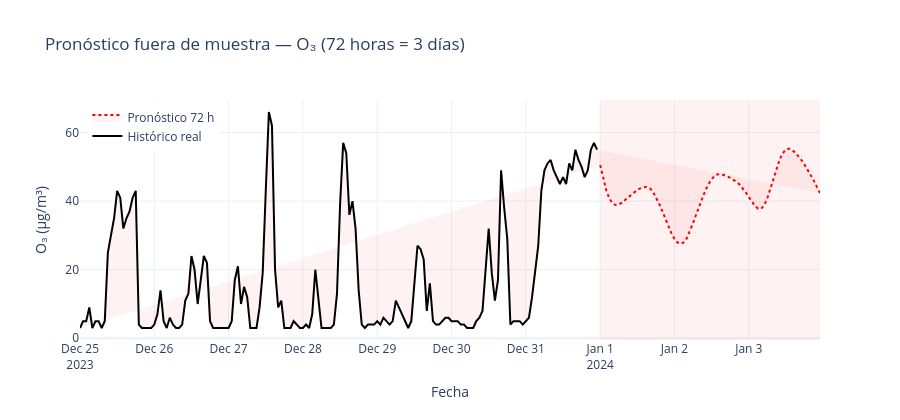

Notebook code for this chart:
### Code cell
# ── Pronóstico fuera de muestra (función corregida) ───────────────────────────
def pronostico_futuro(modelo, data_sc: np.ndarray, lags: int,
                      pasos: int, scaler, index_original) -> pd.DataFrame:
    """
    Pronóstico autoregresivo: usa cada predicción como entrada del siguiente paso.
    Adecuado para visualizar el comportamiento del modelo más allá del test.

    NOTA: el error se acumula con cada paso (error compounding).
    Para pronósticos largos, preferir el enfoque directo (Dense(steps)).
    """
    secuencia = data_sc[-lags:].reshape(1, lags, 1).copy()
    preds = []
    for _ in range(pasos):
        p = modelo.predict(secuencia, verbose=0)[0, 0]
        preds.append(p)
        secuencia = np.roll(secuencia, -1, axis=1)
        secuencia[0, -1, 0] = p

    preds_real = scaler.inverse_transform(
        np.array(preds).reshape(-1, 1)
    ).flatten()

    freq_str = 'h'
    fechas = pd.date_range(
        start=index_original[-1] + pd.Timedelta(hours=1),
        periods=pasos,
        freq=freq_str
    )
    return pd.DataFrame({'Pronostico_O3': preds_real}, index=fechas)


df_forecast = pronostico_futuro(
    model_lstm, test_sc, lags=LAGS, pasos=72,   # 72 h = 3 días
    scaler=scaler_uni, index_original=test_serie.index
)

# Combinar con datos reales recientes para contexto
ultimas_reales = test_serie.tail(7 * 24)   # última semana real

fig = go.Figure()
fig.add_trace(go.Scatter(
    x=ultimas_reales.index, y=ultimas_reales['o3'],
    name='Histórico real', line=dict(color='black', width=2)
))
fig.add_trace(go.Scatter(
    x=df_forecast.index, y=df_forecast['Pronostico_O3'],
    name='Pronóstico 72 h', line=dict(color='red', width=2, dash='dot'),
    fill='tonexty', fillcolor='rgba(255,0,0,0.05)'
))
fig.add_vrect(
    x0=df_forecast.index[0], x1=df_forecast.index[-1],
    fillcolor='red', opacity=0.05, line_width=0
)
fig.update_layout(
    title='Pronóstico fuera de muestra — O₃ (72 horas = 3 días)',
    xaxis_title='Fecha', yaxis_title='O₃ (µg/m³)',
    template='plotly_white', height=420, legend=dict(x=0.01, y=0.99)
)
fig.show()

### Figure 1 — Plotly figure (JSON) as saved in the notebook; plotly's stock layout.template omitted (floating-point values rounded to 4 significant figures; data arrays with more than 128 entries replaced by an {"elided": "..."} marker saying what was removed)
{"data": [{"line": {"color": "black", "width": 2}, "name": "Histórico real", "type": "scatter", "x": {"elided": "168 str values"}, "y": {"elided": "168 int values"}}, {"fill": "tonexty", "fillcolor": "rgba(255,0,0,0.05)", "line": {"color": "red", "dash": "dot", "width": 2}, "name": "Pronóstico 72 h", "type": "scatter", "x": ["2024-01-01T00:00:00", "2024-01-01T01:00:00", "2024-01-01T02:00:00", "2024-01-01T03:00:00", "2024-01-01T04:00:00", "2024-01-01T05:00:00", "2024-01-01T06:00:00", "2024-01-01T07:00:00", "2024-01-01T08:00:00", "2024-01-01T09:00:00", "2024-01-01T10:00:00", "2024-01-01T11:00:00", "2024-01-01T12:00:00", "2024-01-01T13:00:00", "2024-01-01T14:00:00", "2024-01-01T15:00:00", "2024-01-01T16:00:00", "2024-01-01T17:00:00", "2024-01-01T18:00:00", "2024-01-01T19:00:00", "2024-01-01T20:00:00", "2024-01-01T21:00:00", "2024-01-01T22:00:00", "2024-01-01T23:00:00", "2024-01-02T00:00:00", "2024-01-02T01:00:00", "2024-01-02T02:00:00", "2024-01-02T03:00:00", "2024-01-02T04:00:00", "2024-01-02T05:00:00", "2024-01-02T06:00:00", "2024-01-02T07:00:00", "2024-01-02T08:00:00", "2024-01-02T09:00:00", "2024-01-02T10:00:00", "2024-01-02T11:00:00", "2024-01-02T12:00:00", "2024-01-02T13:00:00", "2024-01-02T14:00:00", "2024-01-02T15:00:00", "2024-01-02T16:00:00", "2024-01-02T17:00:00", "2024-01-02T18:00:00", "2024-01-02T19:00:00", "2024-01-02T20:00:00", "2024-01-02T21:00:00", "2024-01-02T22:00:00", "2024-01-02T23:00:00", "2024-01-03T00:00:00", "2024-01-03T01:00:00", "2024-01-03T02:00:00", "2024-01-03T03:00:00", "2024-01-03T04:00:00", "2024-01-03T05:00:00", "2024-01-03T06:00:00", "2024-01-03T07:00:00", "2024-01-03T08:00:00", "2024-01-03T09:00:00", "2024-01-03T10:00:00", "2024-01-03T11:00:00", "2024-01-03T12:00:00", "2024-01-03T13:00:00", "2024-01-03T14:00:00", "2024-01-03T15:00:00", "2024-01-03T16:00:00", "2024-01-03T17:00:00", "2024-01-03T18:00:00", "2024-01-03T19:00:00", "2024-01-03T20:00:00", "2024-01-03T21:00:00", "2024-01-03T22:00:00", "2024-01-03T23:00:00"], "y": [50.53, 46.32, 43.03, 40.7, 39.36, 38.87, 39.02, 39.56, 40.26, 41.04, 41.84, 42.61, 43.26, 43.74, 44.06, 44.13, 43.78, 42.8, 41.26, 39.32, 37.24, 35.0, 32.72, 30.65, 28.99, 27.92, 27.56, 27.98, 29.21, 31.17, 33.56, 36.11, 38.64, 41.04, 43.17, 44.97, 46.38, 47.34, 47.85, 47.9, 47.65, 47.25, 46.78, 46.25, 45.63, 44.85, 43.83, 42.59, 41.2, 39.79, 38.57, 37.81, 37.81, 38.85, 40.91, 43.7, 46.74, 49.7, 52.2, 54.02, 55.06, 55.32, 54.93, 54.17, 53.16, 51.99, 50.68, 49.25, 47.68, 45.98, 44.16, 42.34]}], "layout": {"height": 420, "legend": {"x": 0.01, "y": 0.99}, "shapes": [{"fillcolor": "red", "line": {"width": 0}, "opacity": 0.05, "type": "rect", "x0": "2024-01-01T00:00:00", "x1": "2024-01-03T23:00:00", "xref": "x", "y0": 0, "y1": 1, "yref": "y domain"}], "title": {"text": "Pronóstico fuera de muestra — O₃ (72 horas = 3 días)"}, "xaxis": {"title": {"text": "Fecha"}}, "yaxis": {"title": {"text": "O₃ (µg/m³)"}}}}
